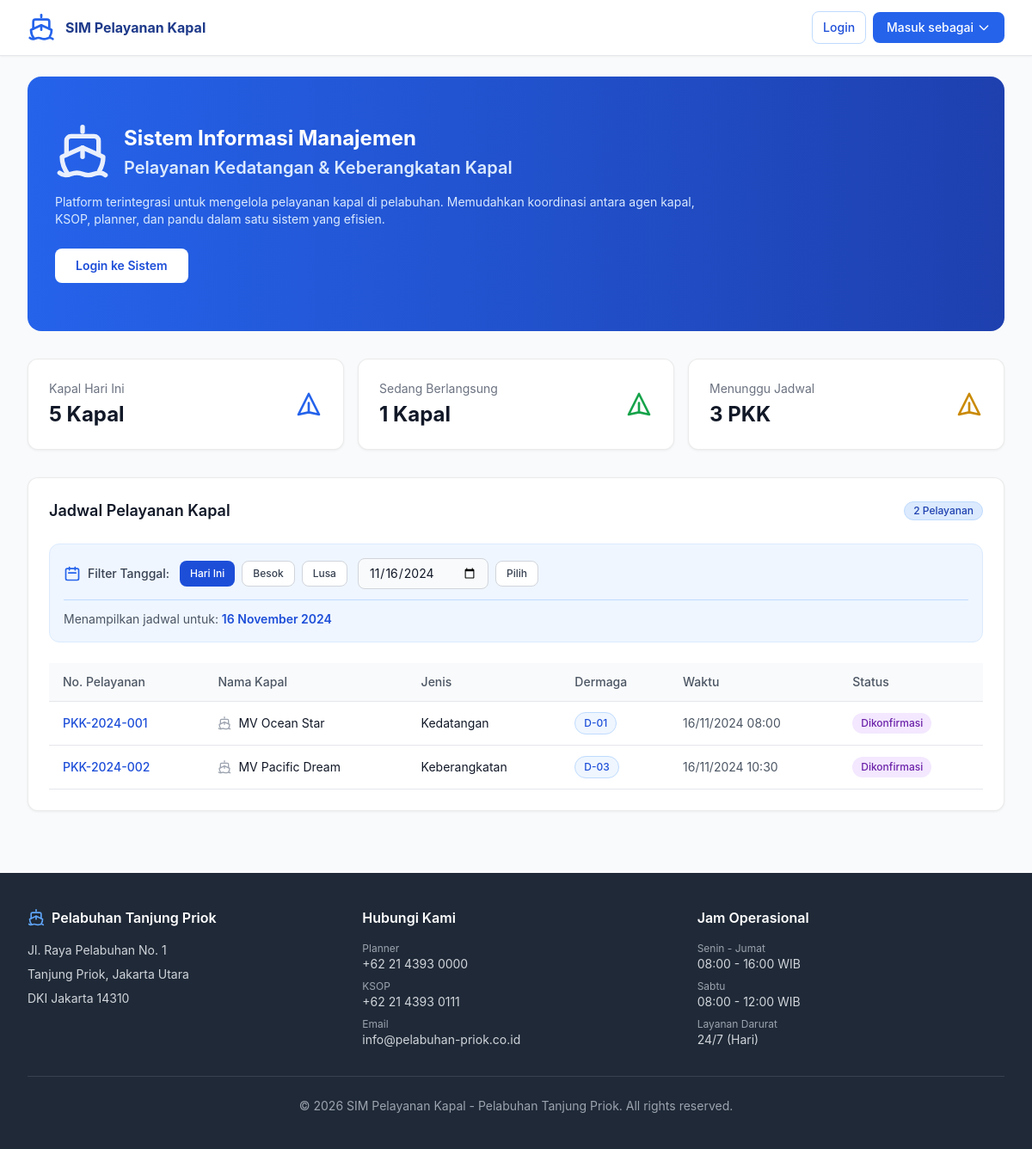
The page / on the database its author committed.
### tables this page shows
CREATE TABLE jadwal_pelayanan (
    id INT AUTO_INCREMENT PRIMARY KEY,
    pkk_id INT NOT NULL,
    planner_id INT NOT NULL,
    dermaga_id INT,
    tanggal_mulai DATETIME NOT NULL,
    tanggal_selesai DATETIME,
    status ENUM('Draft','Dikonfirmasi','Berlangsung','Selesai','Dibatalkan','Ditunda') DEFAULT 'Draft',
    catatan TEXT,
    created_at TIMESTAMP DEFAULT CURRENT_TIMESTAMP,
    updated_at TIMESTAMP DEFAULT CURRENT_TIMESTAMP ON UPDATE CURRENT_TIMESTAMP,
    FOREIGN KEY (pkk_id) REFERENCES pkk(id),
    FOREIGN KEY (planner_id) REFERENCES users(id),
    FOREIGN KEY (dermaga_id) REFERENCES dermaga(id)
);

CREATE TABLE pkk (
    id INT AUTO_INCREMENT PRIMARY KEY,
    nomor_pkk VARCHAR(50) NOT NULL UNIQUE,
    agen_id INT NOT NULL,
    kapal_id INT NOT NULL,
    jenis_layanan ENUM('Kedatangan','Keberangkatan','Pindah Tambat') NOT NULL,
    tanggal_kedatangan DATE,
    jam_kedatangan TIME,
    tanggal_keberangkatan DATE,
    jam_keberangkatan TIME,
    dermaga_diminta VARCHAR(20),
    keterangan TEXT,
    status ENUM('Menunggu Validasi','Divalidasi','Ditolak','Dijadwalkan','Selesai') DEFAULT 'Menunggu Validasi',
    catatan_ksop TEXT,
    tanggal_ajuan TIMESTAMP DEFAULT CURRENT_TIMESTAMP,
    updated_at TIMESTAMP DEFAULT CURRENT_TIMESTAMP ON UPDATE CURRENT_TIMESTAMP,
    FOREIGN KEY (agen_id) REFERENCES users(id),
    FOREIGN KEY (kapal_id) REFERENCES kapal(id)
);

CREATE TABLE kapal (
    id INT AUTO_INCREMENT PRIMARY KEY,
    nama_kapal VARCHAR(200) NOT NULL,
    jenis_kapal ENUM('Kontainer','Tanker','Bulk Carrier','General Cargo','RoRo','Penumpang','Lainnya') NOT NULL,
    bendera VARCHAR(100),
    gt DECIMAL(10,2),
    imo_number VARCHAR(50),
    created_at TIMESTAMP DEFAULT CURRENT_TIMESTAMP
);

CREATE TABLE dermaga (
    id INT AUTO_INCREMENT PRIMARY KEY,
    kode_dermaga VARCHAR(20) NOT NULL UNIQUE,
    nama_dermaga VARCHAR(100),
    kapasitas_gt DECIMAL(10,2),
    status ENUM('Tersedia','Digunakan','Maintenance') DEFAULT 'Tersedia',
    created_at TIMESTAMP DEFAULT CURRENT_TIMESTAMP
);

### config/auth.php (called while the page is built, shortened)
<?php
function isLoggedIn() {
    return isset($_SESSION['user_id']) && !empty($_SESSION['user_id']);
}
function getUser() {
    if (!isLoggedIn()) return null;
    return [
        'id'      => $_SESSION['user_id'],
        'username'=> $_SESSION['username'],
        'nama'    => $_SESSION['nama'],
        'role'    => $_SESSION['role'],
        'role_id' => $_SESSION['role_id'],
    ];
}

### config/db.php (called while the page is built, shortened)
<?php
function url($path = '') {
    $base = rtrim(BASE_URL, '/');
    return $base . '/' . ltrim($path, '/');
}
function getDB() {
    static $pdo = null;
    if ($pdo === null) {
        try {
            $dsn = "mysql:host=".DB_HOST.";dbname=".DB_NAME.";charset=".DB_CHARSET;
            $pdo = new PDO($dsn, DB_USER, DB_PASS, [
                PDO::ATTR_ERRMODE            => PDO::ERRMODE_EXCEPTION,
                PDO::ATTR_DEFAULT_FETCH_MODE => PDO::FETCH_ASSOC,
                PDO::ATTR_EMULATE_PREPARES   => false,
            ]);
        } catch (PDOException $e) {
            die('<div style="font-family:sans-serif;padding:20px;background:#fee2e2;border:1px solid #f87171;margin:20px;border-radius:8px">
                <h3>Koneksi Database Gagal</h3><p>'.$e->getMessage().'</p>
                <p>Pastikan MySQL berjalan dan database <b>kapal1</b> sudah diimport.</p>
            </div>');
        }
    }
    return $pdo;
}
function query($sql, $params = []) {
    $stmt = getDB()->prepare($sql);
    $stmt->execute($params);
    return $stmt;
}
function fetchAll($sql, $params = []) { return query($sql, $params)->fetchAll(); }

### index.php (the view, shortened to what this page needs)
<?php
require_once __DIR__ . '/config/auth.php';
require_once __DIR__ . '/config/db.php';
$filterDate = $_GET['date'] ?? '2024-11-16';
try {
    $jadwal = fetchAll("
        SELECT p.nomor_pkk, k.nama_kapal, p.jenis_layanan,
               d.kode_dermaga, j.tanggal_mulai, j.status
        FROM jadwal_pelayanan j
        JOIN pkk p ON j.pkk_id = p.id
        JOIN kapal k ON p.kapal_id = k.id
        LEFT JOIN dermaga d ON j.dermaga_id = d.id
        WHERE DATE(j.tanggal_mulai) = ?
        ORDER BY j.tanggal_mulai ASC
    ", [$filterDate]);
} catch (Exception $e) { $jadwal = []; }
function statusBadge($s) {
    $m=['Dijadwalkan'=>'bg-blue-100 text-blue-800','Berlangsung'=>'bg-green-100 text-green-800','Dikonfirmasi'=>'bg-purple-100 text-purple-800','Selesai'=>'bg-gray-100 text-gray-700','Ditunda'=>'bg-yellow-100 text-yellow-800','Draft'=>'bg-gray-100 text-gray-600'];
    return $m[$s] ?? 'bg-gray-100 text-gray-600';
}
include __DIR__ . '/includes/head.php';
include __DIR__ . '/includes/navbar.php';
?>
<div class="max-w-7xl mx-auto px-4 sm:px-6 lg:px-8 py-6">
  <div class="bg-gradient-to-r from-blue-600 to-blue-800 text-white rounded-2xl py-14 px-8 mb-8">
    <div class="flex items-center gap-4 mb-4">
      <div>
        <h1 class="text-2xl font-bold text-white mb-1">Sistem Informasi Manajemen</h1>
        <h2 class="text-xl font-semibold text-blue-100">Pelayanan Kedatangan &amp; Keberangkatan Kapal</h2>
      </div>
    </div>
    <p class="text-blue-100 max-w-3xl mb-6 text-sm">Platform terintegrasi untuk mengelola pelayanan kapal di pelabuhan. Memudahkan koordinasi antara agen kapal, KSOP, planner, dan pandu dalam satu sistem yang efisien.</p>
    <?php if ($user): ?>
    <a href="<?= getDashboardUrl() ?>" class="inline-flex items-center gap-2 bg-white text-blue-700 font-semibold px-6 py-2.5 rounded-lg hover:bg-blue-50 transition-colors text-sm">Ke Dashboard</a>
    <?php else: ?>
    <a href="<?= url('login.php') ?>" class="inline-flex items-center gap-2 bg-white text-blue-700 font-semibold px-6 py-2.5 rounded-lg hover:bg-blue-50 transition-colors text-sm">Login ke Sistem</a>
    <?php endif; ?>
  </div>
  <div class="grid grid-cols-1 md:grid-cols-3 gap-4 mb-8">
    <?php foreach([['Kapal Hari Ini','5 Kapal','text-blue-600'],['Sedang Berlangsung','1 Kapal','text-green-600'],['Menunggu Jadwal','3 PKK','text-yellow-600']] as [$lbl,$val,$col]): ?>
    <div class="card p-6">
      <div class="flex items-center justify-between">
        <div><p class="text-gray-500 text-sm"><?=$lbl?></p><p class="text-2xl font-bold mt-1"><?=$val?></p></div>
        <svg class="w-8 h-8 <?=$col?>" fill="none" stroke="currentColor" viewBox="0 0 24 24"><path stroke-linecap="round" stroke-linejoin="round" stroke-width="2" d="M12 19l9 2-9-18-9 18 9-2zm0 0v-8"/></svg>
      </div>
    </div>
    <?php endforeach; ?>
  </div>
  <div class="card p-6">
    <div class="flex items-center justify-between mb-6">
      <h2 class="text-lg font-semibold text-gray-900">Jadwal Pelayanan Kapal</h2>
      <span class="badge bg-blue-100 text-blue-800 border border-blue-200 text-xs"><?= count($jadwal) ?> Pelayanan</span>
    </div>
    <div class="mb-6 p-4 bg-blue-50 rounded-xl border border-blue-100">
      <div class="flex flex-col sm:flex-row items-start sm:items-center gap-3 flex-wrap">
        <div class="flex items-center gap-2">
          <svg class="w-5 h-5 text-blue-600" fill="none" stroke="currentColor" viewBox="0 0 24 24"><path stroke-linecap="round" stroke-linejoin="round" stroke-width="2" d="M8 7V3m8 4V3m-9 8h10M5 21h14a2 2 0 002-2V7a2 2 0 00-2-2H5a2 2 0 00-2 2v12a2 2 0 002 2z"/></svg>
          <span class="text-gray-700 text-sm font-medium">Filter Tanggal:</span>
        </div>
        <div class="flex flex-wrap gap-2">
          <?php foreach(['2024-11-16'=>'Hari Ini','2024-11-17'=>'Besok','2024-11-18'=>'Lusa'] as $d=>$lbl): ?>
          <a href="?date=<?=$d?>" class="<?=($filterDate==$d)?'btn-primary':'btn-outline'?> text-xs py-1.5 px-3"><?=$lbl?></a>
          <?php endforeach; ?>
        </div>
        <form method="get" class="flex items-center gap-2">
          <input type="date" name="date" value="<?=htmlspecialchars($filterDate)?>" class="form-input text-sm py-1.5" style="width:auto">
          <button type="submit" class="btn-outline text-xs py-1.5 px-3">Pilih</button>
        </form>
      </div>
      <div class="mt-3 pt-3 border-t border-blue-200">
        <p class="text-sm text-gray-600">Menampilkan jadwal untuk: <span class="font-semibold text-blue-700"><?=date('d F Y',strtotime($filterDate))?></span></p>
      </div>
    </div>
    <?php if (!empty($jadwal)): ?>
    <div class="overflow-x-auto">
      <table class="w-full text-sm">
        <thead><tr class="border-b bg-gray-50">
          <th class="text-left py-3 px-4 font-medium text-gray-600">No. Pelayanan</th>
          <th class="text-left py-3 px-4 font-medium text-gray-600">Nama Kapal</th>
          <th class="text-left py-3 px-4 font-medium text-gray-600">Jenis</th>
          <th class="text-left py-3 px-4 font-medium text-gray-600">Dermaga</th>
          <th class="text-left py-3 px-4 font-medium text-gray-600">Waktu</th>
          <th class="text-left py-3 px-4 font-medium text-gray-600">Status</th>
        </tr></thead>
        <tbody>
          <?php foreach($jadwal as $j): ?>
          <tr class="border-b hover:bg-gray-50 transition-colors">
            <td class="py-3 px-4 font-medium text-blue-700"><?=htmlspecialchars($j['nomor_pkk'])?></td>
            <td class="py-3 px-4">
              <div class="flex items-center gap-2">
                <?=htmlspecialchars($j['nama_kapal'])?>
              </div>
            </td>
            <td class="py-3 px-4"><?=htmlspecialchars($j['jenis_layanan'])?></td>
            <td class="py-3 px-4"><span class="badge bg-blue-50 text-blue-700 border border-blue-200"><?=htmlspecialchars($j['kode_dermaga']??'-')?></span></td>
            <td class="py-3 px-4 text-gray-600"><?=isset($j['tanggal_mulai'])?date('d/m/Y H:i',strtotime($j['tanggal_mulai'])):'-'?></td>
            <td class="py-3 px-4"><span class="badge <?=statusBadge($j['status'])?>"><?=htmlspecialchars($j['status'])?></span></td>
          </tr>
          <?php endforeach; ?>
        </tbody>
      </table>
    </div>
    <?php endif; ?>
  </div>
</div>
<?php include __DIR__ . '/includes/footer.php'; ?>
</body></html>

### rows shown on the page
jadwal_pelayanan: pkk.nomor_pkk "PKK-2024-001", kapal.nama_kapal "MV Ocean Star", pkk.jenis_layanan "Kedatangan", dermaga.kode_dermaga "D-01", tanggal_mulai "16/11/2024 08:00", status "Dikonfirmasi"
jadwal_pelayanan: pkk.nomor_pkk "PKK-2024-002", kapal.nama_kapal "MV Pacific Dream", pkk.jenis_layanan "Keberangkatan", dermaga.kode_dermaga "D-03", tanggal_mulai "16/11/2024 10:30", status "Dikonfirmasi"

### other values the page prints
$lbl "Kapal Hari Ini"
$val "5 Kapal"
$lbl "Sedang Berlangsung"
$val "1 Kapal"
$lbl "Menunggu Jadwal"
$val "3 PKK"
count($jadwal) "2"
$lbl "Hari Ini"
$lbl "Besok"
$lbl "Lusa"
date('d F Y',strtotime($filterDate)) "16 November 2024"
